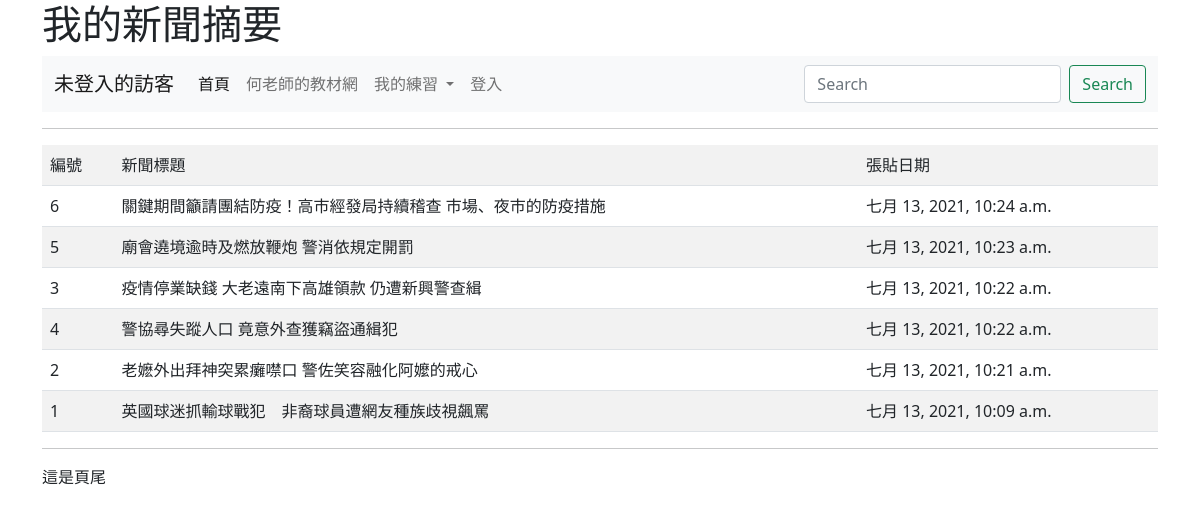
Page /news/ on the committed database.
### mysite/models.py (models this page shows, shortened)
class Post(models.Model):
	title = models.CharField(max_length=200)
	content = models.TextField()
	pub_date = models.DateTimeField(default=timezone.now)
	class Meta:
		ordering = ('-pub_date',)

### mysite/views.py (the view)
# urls.py: path('news/',views.news),
def news(request):
	posts = Post.objects.all()
	return render(request, "news.html", locals())

### templates/news.html (shortened to what this page needs)
{% extends "base.html" %}
{% block main %}
	<hr>
	<table class="table table-striped">
		<tr>
			<td>編號</td><td>新聞標題</td><td>張貼日期</td>
		</tr>
	{% for post in posts %}
	   	<tr>
	   		<td>{{ post.id }}</td>
	   		<td>
	   			{% if request.user.is_authenticated %}
	   				<a href="/show/{{ post.id }}/">{{ post.title }}</a>
	   			{% else %}
		   			{{ post.title }}
	   			{% endif %}
	   		</td>
	   		<td>{{ post.pub_date }}</td>
		</tr>
	{% endfor %}
	</table>
{% endblock %}

### rows in the picture
Post: id "6", title "關鍵期間籲請團結防疫！高市經發局持續稽查 市場、夜市的防疫措施", pub_date "七月 13, 2021, 10:24 a.m."
Post: id "5", title "廟會遶境逾時及燃放鞭炮 警消依規定開罰", pub_date "七月 13, 2021, 10:23 a.m."
Post: id "3", title "疫情停業缺錢 大老遠南下高雄領款 仍遭新興警查緝", pub_date "七月 13, 2021, 10:22 a.m."
Post: id "4", title "警協尋失蹤人口 竟意外查獲竊盜通緝犯", pub_date "七月 13, 2021, 10:22 a.m."
Post: id "2", title "老嬷外出拜神突累癱噤口 警佐笑容融化阿嬤的戒心", pub_date "七月 13, 2021, 10:21 a.m."
Post: id "1", title "英國球迷抓輸球戰犯 非裔球員遭網友種族歧視飆罵", pub_date "七月 13, 2021, 10:09 a.m."
